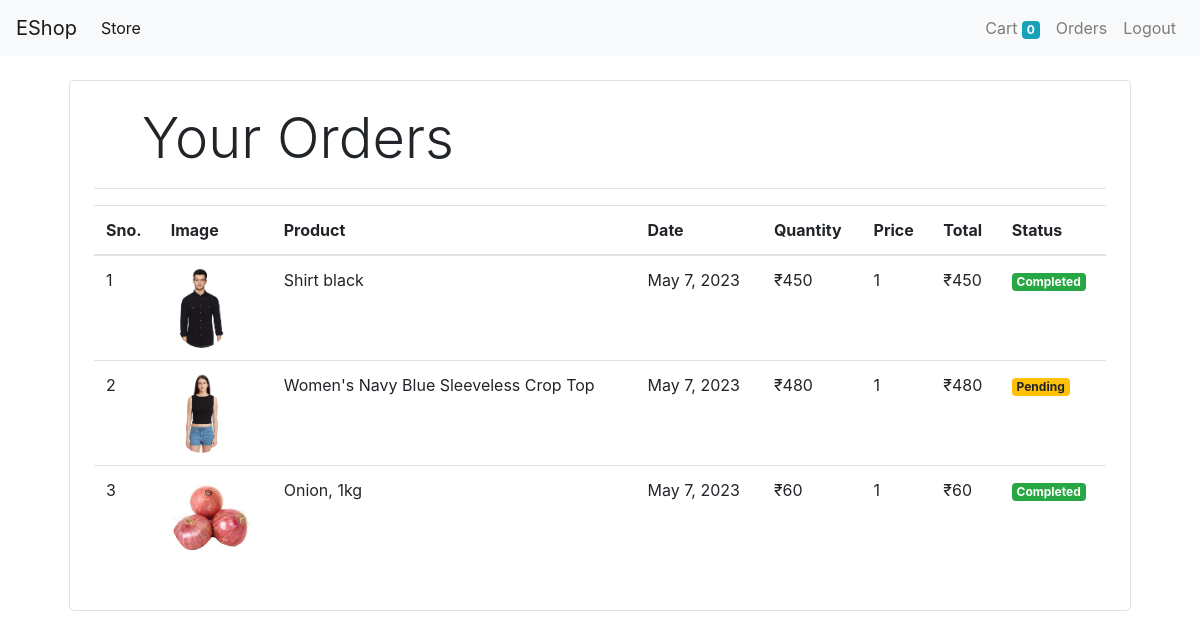
The page /orders (signed in) on the database its author committed.
### store/models/orders.py (models this page shows, shortened)
class Order(models.Model):
    product = models.ForeignKey(Product, on_delete=models.CASCADE)
    customer = models.ForeignKey(Customer, on_delete=models.CASCADE)
    quantity = models.IntegerField(default=1)
    price = models.IntegerField()
    address = models.CharField(max_length=50, default='', blank=True)
    phone = models.CharField(max_length=50, default='', blank=True)
    date = models.DateField(default=datetime.datetime.today)
    status = models.BooleanField(default=False)
    @staticmethod
    def get_orders_by_customer(customer_id):
        return Order \
            .objects \
            .filter(customer=customer_id) \
            .order_by('-date')

### store/models/product.py (models this page shows, shortened)
class Product(models.Model):
    name = models.CharField(max_length=50)
    price = models.IntegerField(default=0)
    category = models.ForeignKey(Category, on_delete=models.CASCADE, default=1)
    description = models.CharField(max_length=200, default='', null=True, blank=True)
    image = models.ImageField(upload_to='uploads/products/')

### store/middlewares/auth.py (the view)
    def middleware(request):
        print(request.session.get('customer'))
        returnUrl = request.META['PATH_INFO']
        print(request.META['PATH_INFO'])
        if not request.session.get('customer'):
            return redirect(f'login?return_url={returnUrl}')
        response = get_response(request)
        return response

### store/templatetags/custom_filter.py (called while the page is built)
@register.filter(name='currency')
def currency(number):
    return "₹" + str(number)

@register.filter(name='multiply')
def multiply(number, number1):
    return number * number1

### store/views/orders.py (called while the page is built)
    def get(self, request):
        customer = request.session.get('customer')
        orders = Order.get_orders_by_customer(customer)
        print(orders)
        return render(request, 'orders.html', {'orders' : orders})

### store/templates/orders.html
{%extends 'base.html' %}
{% block content %}
{% load cart %}
{% load custom_filter %}
<div class="container">
    <div class="border rounded p-4 m-4">
        <p class="display-4 pl-4 ml-4">Your Orders</p>
        <hr>
        <table class="table">
            <thead>
            <tr>
                <th>Sno.</th>
                <th>Image</th>
                <th>Product</th>
                <th>Date</th>
                <th>Quantity</th>
                <th>Price</th>
                <th>Total</th>
                <th>Status</th>
            </tr>
            </thead>
            <tbody>
            {% for order in orders %}
            <tr>
                <td>{{forloop.counter}}</td>
                <td><img style="height: 80px" class="rounded-circle" src={{order.product.image.url}} alt=""></td>
                <td>{{order.product.name}}</td>
                <td>{{order.date}}</td>
                <td>{{order.price|currency}}</td>
                <td>{{order.quantity}}</td>
                <td>{{order.quantity|multiply:order.price|currency}}</td>
                {% if order.status %}
                <td><small class="badge badge-success">Completed</small></td>
                {% else %}
                <td><small class="badge badge-warning">Pending</small></td>
                {% endif %}
            </tr>
            {% endfor %}
            </tbody>
        </table>
    </div>
</div>
{% endblock %}

### rows shown on the page
Order: product.image (picture), product.name "Shirt black", date "May 7, 2023", price "₹450", quantity "1", quantity|multiply "₹450", status "Completed"
Order: product.image (picture), product.name "Women's Navy Blue Sleeveless Crop Top", date "May 7, 2023", price "₹480", quantity "1", quantity|multiply "₹480", status "Pending"
Order: product.image (picture), product.name "Onion, 1kg", date "May 7, 2023", price "₹60", quantity "1", quantity|multiply "₹60", status "Completed"

### other values the page prints
{{ request.session.cart.keys|length }} "0"
